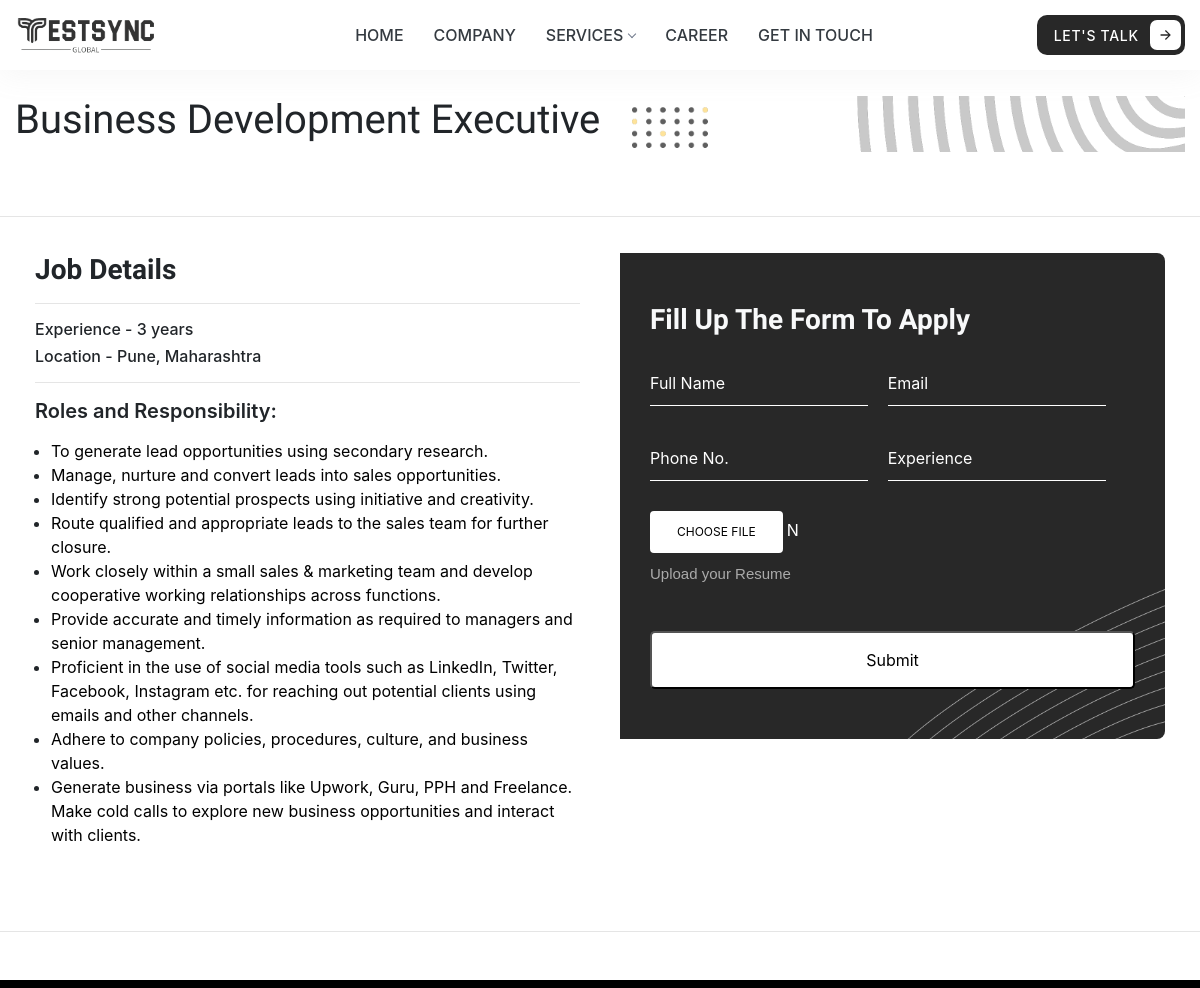
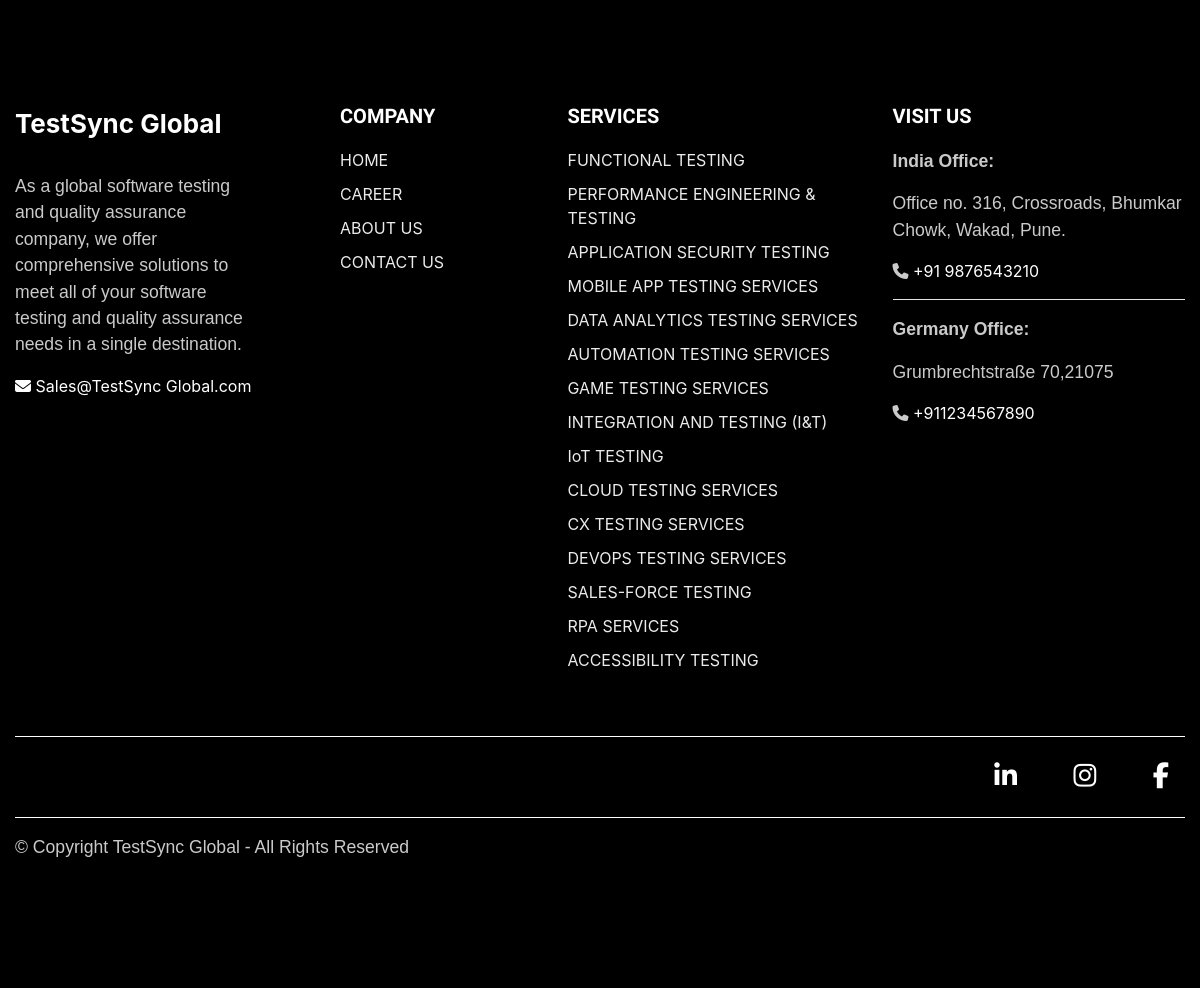
The page /career/business-development-executive/ on the database its author committed (2 pictures, top to bottom).
### Main/models.py (models this page shows, shortened)
class Career(models.Model):
    title = models.CharField(max_length=255)
    location = models.CharField(max_length=255)
    experience = models.IntegerField(blank=True)
    slug = models.SlugField(unique=True, null=True, blank=True)
    description = RichTextField()
    date_added = models.DateTimeField(auto_now_add=True)

### Main/views.py (the view, shortened to what this page needs)
# urls.py: path('career/<slug:slug>/', views.career_detail, name='career_detail'),
def career_detail(request, slug):
    career = Career.objects.get(slug=slug)
    form = CareerForm()
    context = {'form': form, 'career': career}
    return render(request, 'career-detail.html', context)

### Main/form.py
class CareerForm(forms.ModelForm):
    class Meta:
        model = cadidate
        fields = '__all__'

### templates/career-detail.html (shortened to what this page needs)
{% load static %}
<!DOCTYPE html>
<html lang="en">
<head>
  <link rel="stylesheet" href="{% static 'css/career.css' %}">
  <link rel="stylesheet" href="{% static 'css/responsive.css' %}"/>
  <link rel="stylesheet" href="{% static 'css/contact-us.css' %}">
  <link rel="stylesheet" href="{% static 'css/nav-footer.css' %}">
  <link rel="stylesheet" href="{% static 'css/style.css' %}">
  <link rel="stylesheet" href="{% static 'css/service.css' %}">
  <link rel="stylesheet" href="{% static 'css/bootstrap.min.css' %}">
  <link href="https://www.cssscript.com/demo/sticky.css" rel="stylesheet" type="text/css">
  <link rel="stylesheet" href="https://cdnjs.cloudflare.com/ajax/libs/font-awesome/5.15.1/css/all.min.css"integrity="sha512-+4zCK9k+qNFUR5X+cKL9EIR+ZOhtIloNl9GIKS57V1MyNsYpYcUrUeQc9vNfzsWfV28IaLL3i96P9sdNyeRssA=="crossorigin="anonymous" />
</head>
<body>
  {% include "nav.html" %}
  <div data-aos="fade-down" class="container service-hero">
    <div class="row gx-5 ser-vice ">
      <div class="col-md-8">
        <h2> <span class="normal-heading">{{career.title}}</span> </h2>
      </div>
      <div class="col-md-3">
      </div>
    </div>
  </div>
  <hr>
  <div class="container">
    <div class="career-detail">
      <div class="career-section col col-md-6">
        <div class="card border-0 shadow rounded-xs">
          <div class="card-body">
            <h3>Job Details</h3>
            <hr>
            <h6>Experience - {{career.experience}} years</h5>
            <h6>Location - {{career.location}}</h5>
            <hr>
                <h5>Roles and Responsibility:</h5>
            <ul class="ml-3 mt-3">
                <p>{{career.description|safe}}</p>
            </ul>
          </div>
        </div>
      </div>
      <div class="career-section col col-md-6">
        <div class="card border-0 shadow rounded-xs">
          <div class="card-body">
            <div class="form-box">
              {% load crispy_forms_tags %}
                <div class="login-box">
                  <h3 class="text-light" >Fill Up the form to apply</h3>
                  <form action = "" enctype="multipart/form-data" method="post" class="contact-form mt-4">
                    <div class="user-box">
                      {{form.name }}
                      <label>Full Name</label>
                    </div>
                    <div class="user-box">
                      {{form.email }}
                      <label>Email</label>
                    </div>
                    <div class="user-box">
                      {{form.phone_no }}
                      <label>Phone No.</label>
                    </div>
                    <div class="user-box">
                      {{form.experience }}
                      <label>Experience</label>
                    </div>
                    <div class="user-box-file">
                      {{form.resume }}
                      <p class="uplaod-text" >Upload your Resume</p>
                    </div>
                    <input type="submit" value="Submit" class="contact-button">
                </form>
                </div>
              </div>
          </div>
        </div>
      </div>
    </div>
  </div>
  <hr class="my-5" >
  {% include "footer.html" %}
</body>
</html>

### static/css/career.css (style rules this page uses)
.career-detail { display: flex !important; flex-wrap: wrap; }
.uplaod-text { font-size: 15px !important; margin-top: 10px; }
input[type=number] { -moz-appearance: textfield; }
.user-box-file { color: white; }

### static/css/responsive.css (style rules this page uses)
@media (min-width: 565px) { .service-hero { margin-top: 6rem !important; margin-bottom: 4rem; } }

### static/css/contact-us.css (style rules this page uses)
.form-box { display: flex; align-items: center; background-color: #282828 !important; padding: 30px !important; border-radius: 0px 8px 8px 0px; background: url(/static/assets/images/background-lines-thick.png); background-size: cover !important; background-position: 200px 300px; background-repeat: no-repeat; }
.user-box-file input { width: 43%; }
.login-box { margin: 20px auto; box-sizing: border-box; border-radius: 10px; width: 100%; }
.contact-form { display: flex; flex-wrap: wrap; gap: 4%; }
.login-box h2, p { color: white; margin-bottom: 20px; }
.login-box .user-box { position: relative; width: 45%; }
.login-box .user-box input { width: 100%; padding: 10px 0; font-size: 16px; color: #fff; margin-bottom: 30px; border: none; border-bottom: 1px solid #fff; outline: none; background: transparent !important; }
.login-box .user-box label { position: absolute; top: 0; left: 0; padding: 10px 0; font-size: 16px; color: #fff; pointer-events: none; transition: .5s; }
.login-box p:last-child { color: #aaa !important; font-size: 14px; }
.contact-button { background-color: white; color: black; width: 100%; padding: 15px; text-align: center; border-radius: 5px; margin-top: 30px; }

### static/css/style.css (style rules this page uses)
:root { --heading-color: rgb(35, 35, 35); --text-color: rgb(35, 35, 35); }
p { color: #535353 !important; }
html { scroll-behavior: smooth; }
* { margin: 0; padding: 0; box-sizing: border-box; }
h5 { font-family: "Poppins", sans-serif; }
.normal-heading { font-weight: normal; }
h2 { font-size: 40px !important; }
h1, h2, h3 { font-family: 'Oxygen', sans-serif !important; font-weight: 700 !important; text-transform: capitalize !important; }
p { font-family: Arial, Helvetica, sans-serif !important; font-size: 1.1rem !important; }
.card { position: relative; display: flex; flex-direction: column; min-width: 0; word-wrap: break-word; background-color: #fff; background-clip: border-box; border: 1px solid #e7eaed; border-radius: 0; }

### static/css/service.css (style rules this page uses)
h5 { font-weight: 600 !important; }
.service-hero { margin-top: 5rem; }
.ser-vice { background: url(/static/assets/images/background-three.png); background-size: cover !important; background-position: 0px 0%; background-repeat: no-repeat; }

### rows shown on the page
Career: title "Business Development Executive", experience "3", location "Pune, Maharashtra", description "To generate lead opportunities using secondary research. Manage, nurture and convert leads into sales opportunities. Identify strong potential prospects using initiative and creativity. Route qualified and appropriate leads to the sales team for further closure. Work closely within a small sales & marketing team and develop cooperative working relationships across functions. Provide accurate and timely information as required to managers and senior management. Proficient in the use of social media tools such as LinkedIn, Twitter, Facebook, Instagram etc. for reaching out potential clients using emails and other channels. Adhere to company policies, procedures, culture, and business values.…"
